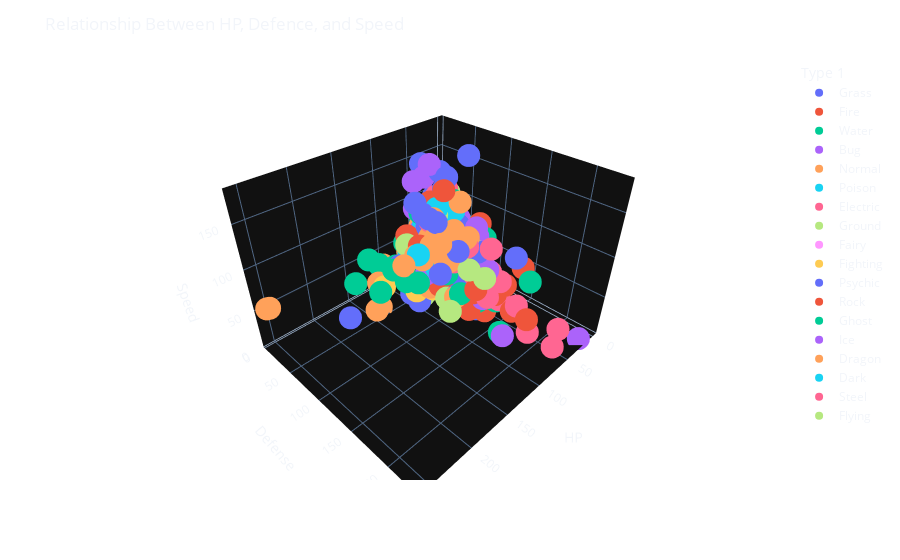

The notebook cell this image was saved under:
### Code cell
fig = px.scatter_3d(df, x='HP', y='Defense', z='Speed',
                    color='Type 1')

fig.update_layout(
    template='plotly_dark',
    title='Relationship Between HP, Defence, and Speed',
    paper_bgcolor='rgba(0, 0, 0, 0)',
    plot_bgcolor='rgba(0, 0, 0, 0)'
)
fig.show()
#py.plot(fig, filename=f'Relationship Between HP, Defence, and Speed')

### Figure 1 — Plotly figure (JSON) as saved in the notebook; plotly's stock layout.template omitted (floating-point values rounded to 4 significant figures)
{"data": [{"hovertemplate": "Type 1=Grass<br>HP=%{x}<br>Defense=%{y}<br>Speed=%{z}<extra></extra>", "legendgroup": "Grass", "marker": {"color": "#636efa", "symbol": "circle"}, "mode": "markers", "name": "Grass", "scene": "scene", "showlegend": true, "type": "scatter3d", "x": [45, 60, 80, 80, 45, 60, 75, 50, 65, 80, 60, 95, 65, 45, 60, 80, 75, 35, 55, 75, 30, 75, 40, 50, 70, 70, 40, 70, 90, 60, 60, 50, 50, 70, 99, 55, 75, 95, 40, 60, 45, 70, 74, 60, 90, 90, 100, 65, 100, 100, 45, 60, 75, 50, 75, 40, 60, 45, 70, 75, 69, 114, 44, 74, 91, 56, 61, 88, 66, 123], "y": [49, 63, 83, 123, 55, 70, 85, 35, 50, 65, 80, 85, 115, 65, 80, 100, 95, 40, 50, 70, 30, 55, 35, 45, 65, 75, 50, 40, 60, 60, 80, 45, 40, 60, 83, 64, 85, 105, 35, 65, 45, 70, 72, 50, 75, 105, 125, 130, 100, 75, 55, 75, 95, 48, 63, 60, 85, 50, 75, 67, 45, 70, 91, 131, 72, 65, 95, 122, 48, 62], "z": [45, 60, 80, 80, 30, 40, 50, 40, 55, 70, 40, 55, 60, 45, 60, 80, 50, 50, 80, 110, 30, 30, 70, 95, 120, 145, 30, 60, 80, 35, 70, 65, 35, 55, 51, 31, 36, 56, 55, 90, 35, 85, 46, 40, 60, 30, 50, 95, 100, 127, 63, 83, 113, 64, 101, 66, 116, 30, 90, 60, 15, 30, 10, 20, 108, 38, 57, 64, 52, 68]}, {"hovertemplate": "Type 1=Fire<br>HP=%{x}<br>Defense=%{y}<br>Speed=%{z}<extra></extra>", "legendgroup": "Fire", "marker": {"color": "#EF553B", "symbol": "circle"}, "mode": "markers", "name": "Fire", "scene": "scene", "showlegend": true, "type": "scatter3d", "x": [39, 58, 78, 78, 78, 38, 73, 55, 90, 50, 65, 65, 65, 90, 39, 58, 78, 40, 50, 45, 115, 106, 45, 60, 80, 80, 60, 70, 70, 70, 44, 64, 76, 75, 91, 65, 90, 110, 50, 75, 70, 105, 105, 85, 40, 59, 75, 62, 78, 62, 86, 80], "y": [43, 58, 78, 111, 78, 40, 75, 45, 80, 55, 70, 57, 60, 90, 43, 58, 78, 40, 120, 37, 85, 90, 40, 60, 70, 80, 40, 70, 100, 140, 44, 52, 71, 67, 106, 45, 55, 65, 48, 63, 45, 55, 105, 66, 40, 58, 72, 55, 71, 58, 72, 120], "z": [65, 80, 100, 100, 100, 65, 100, 60, 95, 90, 105, 93, 65, 90, 65, 80, 100, 20, 30, 83, 100, 90, 45, 55, 80, 100, 35, 40, 20, 20, 61, 81, 108, 83, 77, 45, 55, 65, 64, 101, 50, 95, 55, 65, 60, 73, 104, 84, 126, 72, 106, 70]}, {"hovertemplate": "Type 1=Water<br>HP=%{x}<br>Defense=%{y}<br>Speed=%{z}<extra></extra>", "legendgroup": "Water", "marker": {"color": "#00cc96", "symbol": "circle"}, "mode": "markers", "name": "Water", "scene": "scene", "showlegend": true, "type": "scatter3d", "x": [44, 59, 79, 79, 50, 80, 40, 65, 90, 40, 80, 90, 95, 95, 65, 90, 30, 50, 30, 55, 30, 55, 45, 80, 30, 60, 20, 95, 95, 130, 130, 50, 65, 85, 75, 125, 70, 100, 90, 55, 95, 95, 65, 55, 35, 75, 65, 75, 100, 50, 70, 100, 100, 40, 60, 80, 40, 60, 45, 70, 70, 130, 170, 50, 110, 43, 63, 20, 95, 35, 55, 55, 100, 43, 100, 100, 53, 64, 84, 55, 85, 76, 111, 49, 69, 45, 90, 80, 100, 55, 75, 95, 50, 75, 50, 75, 105, 70, 54, 74, 62, 75, 55, 100, 165, 91, 91, 41, 54, 72, 50, 71], "y": [65, 80, 100, 120, 48, 78, 40, 65, 95, 35, 65, 65, 110, 180, 55, 80, 100, 180, 90, 115, 70, 95, 60, 65, 55, 85, 55, 79, 109, 80, 60, 64, 80, 100, 38, 58, 50, 80, 75, 45, 85, 80, 75, 85, 35, 75, 70, 95, 115, 50, 70, 90, 110, 30, 50, 70, 30, 100, 20, 40, 70, 35, 45, 43, 73, 65, 85, 20, 79, 85, 105, 105, 130, 55, 90, 90, 53, 68, 88, 35, 55, 48, 68, 56, 76, 50, 100, 80, 100, 45, 60, 85, 48, 63, 40, 55, 75, 65, 103, 133, 50, 63, 50, 70, 80, 90, 90, 40, 52, 67, 62, 88], "z": [43, 58, 78, 78, 55, 85, 90, 90, 70, 70, 100, 15, 30, 30, 45, 70, 40, 70, 50, 75, 60, 85, 63, 68, 85, 115, 80, 81, 81, 60, 65, 43, 58, 78, 67, 67, 40, 50, 70, 15, 35, 30, 85, 35, 65, 45, 70, 85, 85, 40, 50, 60, 70, 30, 50, 70, 85, 65, 65, 95, 105, 60, 60, 60, 60, 35, 55, 80, 81, 32, 52, 52, 55, 97, 90, 90, 40, 50, 60, 85, 115, 34, 39, 66, 91, 50, 100, 80, 100, 45, 60, 70, 64, 101, 64, 69, 74, 98, 22, 32, 55, 98, 40, 60, 65, 108, 108, 71, 97, 122, 44, 59]}, {"hovertemplate": "Type 1=Bug<br>HP=%{x}<br>Defense=%{y}<br>Speed=%{z}<extra></extra>", "legendgroup": "Bug", "marker": {"color": "#ab63fa", "symbol": "circle"}, "mode": "markers", "name": "Bug", "scene": "scene", "showlegend": true, "type": "scatter3d", "x": [45, 50, 60, 40, 45, 65, 65, 35, 60, 60, 70, 70, 65, 65, 40, 55, 40, 70, 65, 50, 75, 70, 70, 20, 80, 80, 45, 50, 60, 50, 60, 40, 70, 31, 61, 1, 65, 65, 37, 77, 40, 60, 60, 60, 70, 30, 70, 86, 45, 55, 75, 30, 40, 60, 50, 70, 50, 70, 50, 70, 50, 80, 58, 55, 85, 71, 38, 45, 80], "y": [35, 55, 50, 30, 50, 40, 40, 55, 80, 50, 60, 80, 100, 120, 30, 50, 40, 70, 45, 90, 140, 100, 140, 230, 75, 115, 35, 55, 50, 55, 70, 32, 62, 90, 45, 45, 55, 55, 41, 51, 45, 85, 105, 95, 50, 42, 102, 86, 70, 90, 80, 59, 99, 89, 85, 125, 45, 105, 50, 60, 85, 40, 112, 55, 65, 95, 40, 60, 50], "z": [45, 30, 70, 50, 35, 75, 145, 25, 30, 45, 90, 105, 85, 105, 55, 85, 30, 40, 95, 15, 40, 65, 75, 5, 85, 75, 20, 15, 65, 15, 65, 65, 60, 40, 160, 40, 85, 85, 25, 65, 36, 36, 36, 36, 66, 70, 40, 95, 42, 42, 92, 57, 47, 112, 55, 45, 60, 20, 65, 108, 25, 145, 109, 60, 100, 99, 35, 29, 89]}, {"hovertemplate": "Type 1=Normal<br>HP=%{x}<br>Defense=%{y}<br>Speed=%{z}<extra></extra>", "legendgroup": "Normal", "marker": {"color": "#FFA15A", "symbol": "circle"}, "mode": "markers", "name": "Normal", "scene": "scene", "showlegend": true, "type": "scatter3d", "x": [40, 63, 83, 83, 30, 55, 40, 65, 115, 140, 40, 65, 52, 35, 60, 90, 250, 105, 105, 75, 48, 55, 65, 160, 35, 85, 60, 100, 90, 55, 70, 100, 60, 90, 85, 73, 55, 95, 255, 38, 78, 40, 60, 60, 80, 150, 64, 84, 104, 50, 50, 70, 60, 45, 73, 70, 60, 40, 55, 85, 59, 79, 75, 55, 65, 65, 49, 71, 100, 76, 135, 110, 85, 110, 120, 45, 60, 45, 65, 85, 50, 62, 80, 103, 103, 55, 75, 60, 80, 95, 70, 100, 100, 100, 38, 85, 45, 75], "y": [40, 55, 75, 80, 35, 60, 30, 65, 20, 45, 35, 60, 55, 45, 70, 75, 5, 80, 100, 95, 48, 50, 70, 65, 34, 64, 30, 50, 15, 55, 65, 70, 50, 75, 90, 62, 35, 105, 10, 41, 61, 30, 60, 60, 80, 100, 23, 43, 63, 40, 45, 65, 60, 60, 60, 70, 70, 30, 50, 70, 40, 60, 66, 44, 84, 94, 42, 64, 5, 45, 40, 95, 70, 110, 120, 39, 69, 45, 65, 90, 50, 62, 80, 86, 126, 40, 60, 50, 70, 95, 50, 75, 77, 90, 38, 77, 43, 60], "z": [56, 71, 101, 121, 72, 97, 70, 100, 20, 45, 90, 115, 60, 75, 100, 30, 50, 90, 100, 110, 48, 55, 40, 30, 20, 90, 50, 70, 15, 85, 85, 45, 40, 55, 60, 85, 75, 100, 55, 60, 100, 85, 125, 30, 90, 100, 28, 48, 68, 20, 50, 70, 60, 50, 90, 70, 40, 60, 80, 100, 31, 71, 115, 85, 105, 135, 85, 112, 30, 91, 5, 50, 90, 100, 120, 42, 77, 55, 60, 80, 43, 65, 93, 50, 50, 75, 115, 75, 95, 55, 60, 80, 90, 128, 57, 78, 62, 102]}, {"hovertemplate": "Type 1=Poison<br>HP=%{x}<br>Defense=%{y}<br>Speed=%{z}<extra></extra>", "legendgroup": "Poison", "marker": {"color": "#19d3f3", "symbol": "circle"}, "mode": "markers", "name": "Poison", "scene": "scene", "showlegend": true, "type": "scatter3d", "x": [35, 60, 55, 70, 90, 46, 61, 81, 40, 75, 80, 105, 40, 65, 85, 70, 100, 73, 63, 103, 40, 70, 48, 83, 50, 80, 50, 65], "y": [44, 69, 52, 67, 87, 40, 57, 77, 35, 70, 50, 75, 95, 120, 80, 53, 83, 60, 47, 67, 90, 110, 40, 65, 62, 82, 60, 90], "z": [55, 80, 41, 56, 76, 50, 65, 85, 55, 90, 25, 50, 35, 60, 130, 40, 55, 65, 74, 84, 65, 95, 50, 85, 65, 75, 30, 44]}, {"hovertemplate": "Type 1=Electric<br>HP=%{x}<br>Defense=%{y}<br>Speed=%{z}<extra></extra>", "legendgroup": "Electric", "marker": {"color": "#FF6692", "symbol": "circle"}, "mode": "markers", "name": "Electric", "scene": "scene", "showlegend": true, "type": "scatter3d", "x": [35, 60, 25, 50, 40, 60, 65, 65, 90, 20, 55, 70, 90, 90, 45, 90, 40, 70, 70, 60, 60, 45, 60, 80, 60, 70, 75, 50, 50, 50, 50, 50, 50, 45, 75, 55, 35, 65, 85, 79, 79, 44, 62, 67], "y": [40, 55, 70, 95, 50, 70, 57, 60, 85, 15, 40, 55, 85, 105, 37, 75, 40, 60, 80, 40, 50, 34, 49, 79, 70, 115, 67, 77, 107, 107, 107, 107, 107, 32, 63, 60, 40, 70, 80, 70, 70, 33, 52, 57], "z": [90, 110, 45, 70, 100, 140, 105, 130, 100, 60, 35, 45, 55, 45, 95, 115, 65, 105, 135, 95, 95, 45, 60, 70, 95, 60, 95, 91, 86, 86, 86, 86, 86, 76, 116, 103, 60, 40, 50, 111, 101, 70, 109, 101]}, {"hovertemplate": "Type 1=Ground<br>HP=%{x}<br>Defense=%{y}<br>Speed=%{z}<extra></extra>", "legendgroup": "Ground", "marker": {"color": "#B6E880", "symbol": "circle"}, "mode": "markers", "name": "Ground", "scene": "scene", "showlegend": true, "type": "scatter3d", "x": [50, 75, 10, 35, 50, 60, 80, 105, 65, 90, 90, 45, 50, 80, 40, 60, 100, 100, 68, 108, 115, 75, 60, 110, 50, 60, 95, 109, 59, 89, 89, 89], "y": [85, 110, 25, 50, 95, 110, 95, 120, 105, 60, 120, 45, 50, 80, 55, 105, 140, 160, 78, 118, 130, 125, 40, 60, 35, 45, 80, 84, 50, 80, 90, 90], "z": [40, 65, 95, 120, 35, 45, 25, 40, 85, 40, 50, 10, 70, 100, 55, 75, 90, 90, 32, 47, 40, 95, 68, 88, 65, 74, 92, 32, 35, 55, 101, 91]}, {"hovertemplate": "Type 1=Fairy<br>HP=%{x}<br>Defense=%{y}<br>Speed=%{z}<extra></extra>", "legendgroup": "Fairy", "marker": {"color": "#FF97FF", "symbol": "circle"}, "mode": "markers", "name": "Fairy", "scene": "scene", "showlegend": true, "type": "scatter3d", "x": [70, 95, 50, 35, 55, 60, 90, 85, 44, 54, 78, 78, 101, 62, 82, 95, 126], "y": [48, 73, 28, 65, 85, 50, 75, 95, 39, 47, 68, 60, 72, 66, 86, 65, 95], "z": [35, 60, 15, 20, 40, 30, 45, 80, 42, 52, 75, 23, 29, 49, 72, 60, 99]}, {"hovertemplate": "Type 1=Fighting<br>HP=%{x}<br>Defense=%{y}<br>Speed=%{z}<extra></extra>", "legendgroup": "Fighting", "marker": {"color": "#FECB52", "symbol": "circle"}, "mode": "markers", "name": "Fighting", "scene": "scene", "showlegend": true, "type": "scatter3d", "x": [40, 65, 70, 80, 90, 50, 50, 35, 50, 72, 144, 30, 60, 60, 40, 70, 70, 75, 85, 105, 120, 75, 45, 65, 67, 95, 78], "y": [35, 60, 50, 70, 80, 53, 79, 35, 95, 30, 60, 55, 75, 85, 40, 70, 88, 55, 85, 95, 85, 75, 50, 60, 62, 78, 75], "z": [70, 95, 35, 45, 55, 87, 76, 35, 70, 25, 50, 60, 80, 100, 60, 90, 112, 35, 40, 45, 45, 85, 65, 105, 43, 58, 118]}, {"hovertemplate": "Type 1=Psychic<br>HP=%{x}<br>Defense=%{y}<br>Speed=%{z}<extra></extra>", "legendgroup": "Psychic", "marker": {"color": "#636efa", "symbol": "circle"}, "mode": "markers", "name": "Psychic", "scene": "scene", "showlegend": true, "type": "scatter3d", "x": [25, 40, 55, 55, 60, 85, 40, 106, 106, 106, 100, 40, 65, 65, 48, 190, 106, 100, 28, 38, 68, 68, 60, 80, 65, 95, 50, 50, 50, 50, 45, 20, 68, 68, 75, 80, 75, 120, 100, 76, 116, 55, 67, 72, 45, 60, 70, 45, 65, 110, 55, 75, 62, 74, 74, 80, 80], "y": [15, 30, 45, 65, 45, 70, 65, 90, 100, 70, 100, 45, 70, 60, 48, 58, 130, 100, 25, 35, 65, 65, 35, 65, 70, 48, 50, 20, 160, 90, 50, 45, 65, 95, 130, 105, 70, 120, 100, 45, 85, 43, 55, 80, 50, 70, 95, 40, 50, 75, 55, 75, 54, 76, 76, 60, 60], "z": [90, 105, 120, 150, 42, 67, 90, 130, 130, 140, 100, 70, 95, 110, 48, 33, 110, 100, 40, 50, 80, 100, 60, 80, 65, 23, 150, 150, 90, 180, 45, 60, 80, 110, 95, 80, 115, 85, 100, 24, 29, 72, 114, 97, 45, 55, 65, 20, 30, 30, 30, 40, 68, 104, 104, 70, 80]}, {"hovertemplate": "Type 1=Rock<br>HP=%{x}<br>Defense=%{y}<br>Speed=%{z}<extra></extra>", "legendgroup": "Rock", "marker": {"color": "#EF553B", "symbol": "circle"}, "mode": "markers", "name": "Rock", "scene": "scene", "showlegend": true, "type": "scatter3d", "x": [40, 55, 80, 35, 35, 70, 30, 60, 80, 80, 70, 50, 70, 100, 100, 30, 70, 70, 66, 86, 45, 75, 80, 67, 97, 30, 60, 50, 60, 55, 70, 85, 55, 75, 91, 42, 72, 58, 82, 77, 123, 50, 50, 50], "y": [100, 115, 130, 160, 100, 125, 90, 105, 65, 85, 115, 50, 70, 110, 150, 135, 65, 85, 77, 97, 50, 100, 200, 40, 60, 118, 168, 95, 145, 85, 105, 130, 45, 65, 90, 67, 115, 77, 119, 50, 72, 150, 150, 110], "z": [20, 35, 45, 70, 35, 55, 55, 80, 130, 150, 30, 41, 51, 61, 71, 30, 70, 70, 23, 43, 75, 45, 50, 58, 58, 30, 30, 10, 40, 15, 20, 25, 70, 110, 108, 50, 68, 48, 71, 46, 58, 50, 50, 110]}, {"hovertemplate": "Type 1=Ghost<br>HP=%{x}<br>Defense=%{y}<br>Speed=%{z}<extra></extra>", "legendgroup": "Ghost", "marker": {"color": "#00cc96", "symbol": "circle"}, "mode": "markers", "name": "Ghost", "scene": "scene", "showlegend": true, "type": "scatter3d", "x": [30, 45, 60, 60, 60, 44, 64, 64, 20, 40, 90, 150, 60, 50, 45, 150, 150, 38, 58, 50, 60, 60, 43, 85, 49, 44, 54, 59, 65, 55, 75, 85], "y": [30, 45, 60, 80, 60, 35, 65, 75, 90, 130, 34, 44, 60, 108, 135, 120, 100, 85, 145, 55, 60, 90, 48, 76, 70, 70, 70, 70, 122, 122, 122, 122], "z": [80, 95, 110, 130, 85, 45, 65, 75, 25, 25, 70, 80, 105, 35, 45, 90, 90, 30, 30, 20, 55, 80, 38, 56, 51, 56, 46, 41, 84, 99, 69, 54]}, {"hovertemplate": "Type 1=Ice<br>HP=%{x}<br>Defense=%{y}<br>Speed=%{z}<extra></extra>", "legendgroup": "Ice", "marker": {"color": "#ab63fa", "symbol": "circle"}, "mode": "markers", "name": "Ice", "scene": "scene", "showlegend": true, "type": "scatter3d", "x": [65, 90, 50, 100, 45, 45, 50, 80, 80, 70, 90, 110, 80, 65, 110, 70, 36, 51, 71, 55, 95, 70, 55, 95], "y": [35, 100, 40, 80, 45, 15, 50, 80, 80, 50, 70, 90, 100, 110, 80, 70, 50, 65, 85, 40, 80, 30, 85, 184], "z": [95, 85, 50, 50, 75, 65, 50, 80, 100, 25, 45, 65, 50, 65, 80, 110, 44, 59, 79, 40, 50, 105, 28, 28]}, {"hovertemplate": "Type 1=Dragon<br>HP=%{x}<br>Defense=%{y}<br>Speed=%{z}<extra></extra>", "legendgroup": "Dragon", "marker": {"color": "#FFA15A", "symbol": "circle"}, "mode": "markers", "name": "Dragon", "scene": "scene", "showlegend": true, "type": "scatter3d", "x": [41, 61, 91, 75, 75, 45, 65, 95, 95, 80, 80, 80, 80, 105, 105, 58, 68, 108, 108, 46, 66, 76, 77, 100, 100, 125, 125, 125, 45, 68, 90, 108], "y": [45, 65, 95, 90, 110, 60, 100, 80, 130, 90, 120, 80, 100, 90, 100, 45, 65, 95, 115, 60, 70, 90, 90, 100, 120, 90, 100, 90, 35, 53, 70, 121], "z": [50, 70, 80, 80, 80, 50, 50, 100, 120, 110, 110, 110, 110, 95, 115, 42, 82, 102, 92, 57, 67, 97, 48, 90, 90, 95, 95, 95, 40, 60, 80, 95]}, {"hovertemplate": "Type 1=Dark<br>HP=%{x}<br>Defense=%{y}<br>Speed=%{z}<extra></extra>", "legendgroup": "Dark", "marker": {"color": "#19d3f3", "symbol": "circle"}, "mode": "markers", "name": "Dark", "scene": "scene", "showlegend": true, "type": "scatter3d", "x": [95, 60, 55, 45, 75, 75, 35, 70, 50, 50, 65, 65, 100, 70, 70, 41, 64, 50, 65, 40, 60, 45, 65, 70, 110, 52, 72, 92, 53, 86, 126], "y": [110, 42, 55, 30, 50, 90, 35, 70, 75, 125, 60, 60, 52, 65, 90, 37, 50, 70, 115, 40, 60, 70, 100, 75, 105, 50, 70, 90, 53, 88, 95], "z": [65, 91, 115, 65, 95, 115, 35, 70, 50, 20, 75, 115, 71, 125, 125, 66, 106, 48, 58, 65, 105, 60, 70, 60, 80, 38, 58, 98, 45, 73, 99]}, {"hovertemplate": "Type 1=Steel<br>HP=%{x}<br>Defense=%{y}<br>Speed=%{z}<extra></extra>", "legendgroup": "Steel", "marker": {"color": "#FF6692", "symbol": "circle"}, "mode": "markers", "name": "Steel", "scene": "scene", "showlegend": true, "type": "scatter3d", "x": [75, 75, 65, 50, 50, 50, 60, 70, 70, 40, 60, 80, 80, 80, 100, 57, 67, 100, 40, 60, 60, 91, 45, 59, 60, 60, 57], "y": [200, 230, 140, 85, 125, 100, 140, 180, 230, 80, 100, 130, 150, 150, 100, 86, 116, 120, 70, 95, 115, 129, 100, 150, 50, 150, 91], "z": [30, 30, 70, 50, 50, 30, 40, 50, 50, 30, 50, 70, 110, 50, 100, 23, 33, 90, 30, 50, 90, 108, 28, 35, 60, 60, 75]}, {"hovertemplate": "Type 1=Flying<br>HP=%{x}<br>Defense=%{y}<br>Speed=%{z}<extra></extra>", "legendgroup": "Flying", "marker": {"color": "#B6E880", "symbol": "circle"}, "mode": "markers", "name": "Flying", "scene": "scene", "showlegend": true, "type": "scatter3d", "x": [79, 79, 40, 85], "y": [70, 80, 35, 80], "z": [111, 121, 55, 123]}], "layout": {"legend": {"title": {"text": "Type 1"}, "tracegroupgap": 0}, "margin": {"t": 60}, "paper_bgcolor": "rgba(0, 0, 0, 0)", "plot_bgcolor": "rgba(0, 0, 0, 0)", "scene": {"domain": {"x": [0, 1], "y": [0, 1]}, "xaxis": {"title": {"text": "HP"}}, "yaxis": {"title": {"text": "Defense"}}, "zaxis": {"title": {"text": "Speed"}}}, "title": {"text": "Relationship Between HP, Defence, and Speed"}}}
